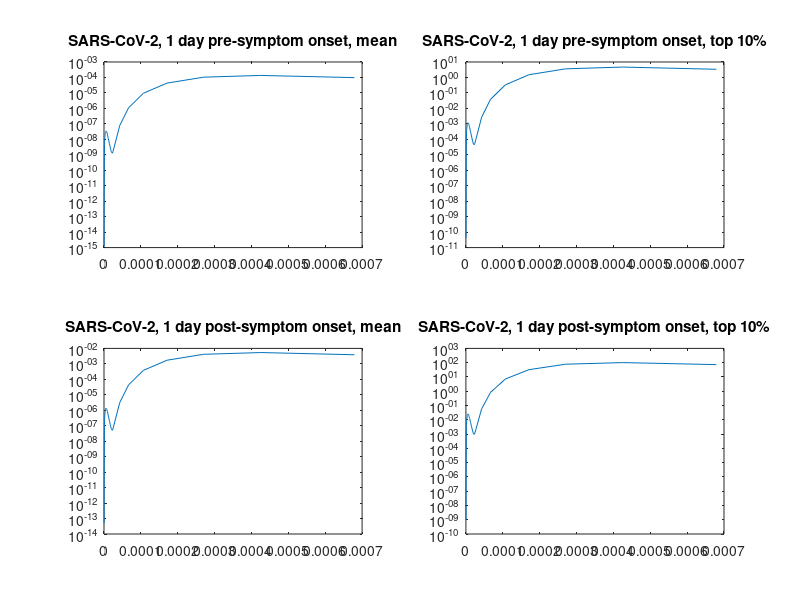

Recreate this plot in MATLAB.
%This script determines the rate of expelling SARS-CoV-2 via different 
%droplets and aerosols during respiratory activities. It uses Poisson 
%statistics to determine likelihood at different sizes and then multiplies
%with particle profiles from respiratory activities, which were extracted
%from the literature. The delta method was used to determine variance. 

%Currently, data for talking (normally) are input for the particle profile

clear all
close all
clc

%Define values
p = 997e3; %Density of water at room temperature {g/m3}
Vml_Vg = 1; %Conversion factor (volume) from g to ml for water at room
            %temperature
v_SARS2_1daypre = 5.48; %SARS-CoV-2 mean viral load, -1 day {log10 copies/ml}
uCI_1daypre = 6.70; %upper 95% CI for v_SARS2_1daypre {log10 copies/ml}
lCI_1daypre = 4.25; %lower 95% CI for v_SARS2_1daypre {log10 copies/ml}
v_SARS2_1daypre_top10 = 10.01992; %SARS-CoV-2 viral load (98th cp), -1 day {log10 copies/ml}
uCI_1daypre_top10 = 12.51300;
lCI_1daypre_top10 = 8.02355;

v_SARS2_1daypost = 7.08; %SARS-CoV-2 mean viral load, -1 day {log10 copies/ml}
uCI_1daypost = 7.63;
lCI_1daypost = 6.54;
v_SARS2_1daypost_top10 = 11.35414; %SARS-CoV-2 viral load (98th cp), -1 day {log10 copies/ml}
uCI_1daypost_top10 = 12.35780;
lCI_1daypost_top10 = 10.43199;

gamma = 0.1e-2; %viability proportion {%}

%particle profile
d = [0.276687125
0.298633223
0.322320029
0.347885609
0.375478985
0.405260995
0.437405236
0.472099075
0.509544737
0.549960492
0.593581918
0.640663282
0.691479016
0.746325322
0.805521892
0.86941378
0.938373405
1.012802727
1.093135587
1.17984024
1.273422079
1.374426585
1.483442504
1.601105279
1.728100758
1.865169186
2.013109523
2.1727841
2.345123647
2.531132715
2.731895535
2.948582337
3.182456169
3.434880261
3.70732597
4.001381361
4.275030589
4.567394329
4.954817061
5.293670507
5.742698583
6.135434215
6.555028521
7.111049498
7.636123227
8.283846527
8.940899546
9.455633002
10.20562906
10.95920386
11.82845922
12.63739204
13.63975689
14.572562
15.72841946
16.88979232
18.22944643
19.57549295
21.02093037
22.92033677
24.2398756
26.97361948
42.64167484
66.72819729
107.1110444
171.0602771
270.4233565
425.3331983
679.2727599]*1e-6; %hydrated particle diameters for given respiratory activity {m}
V = (p*pi*Vml_Vg/6)* d.^3; %particle volumes {ml}
R = [3.7997E-04
7.0574E-04
1.3294E-03
2.4007E-03
4.3966E-03
7.1945E-03
1.1940E-02
2.0670E-02
3.1525E-02
4.9455E-02
8.0927E-02
1.1833E-01
2.0671E-01
3.3011E-01
5.5308E-01
9.3629E-01
1.4896E+00
2.2402E+00
3.3689E+00
4.6562E+00
6.1692E+00
7.6184E+00
8.8930E+00
9.5403E+00
9.9506E+00
9.4048E+00
8.6422E+00
7.8304E+00
6.8016E+00
5.8253E+00
5.2044E+00
4.3951E+00
4.0960E+00
3.7112E+00
3.2693E+00
2.8001E+00
2.4667E+00
2.1426E+00
1.7346E+00
1.4444E+00
1.1369E+00
9.0759E-01
7.2451E-01
5.3905E-01
4.0107E-01
2.8207E-01
1.9560E-01
1.4760E-01
9.8125E-02
6.4322E-02
4.0993E-02
2.7252E-02
1.7125E-02
1.1069E-02
6.4832E-03
3.9610E-03
2.2556E-03
1.3976E-03
9.4229E-04
6.7209E-04
7.1095E-04
9.0299E-04
6.3740E-03
2.3582E-02
4.9685E-02
5.4790E-02
3.3455E-02
1.1153E-02
1.9735E-03]; %rate of particle being expelled, corresponding to particle diameters {particles/interval}


%Initialize matrices for Poisson lamda, partitioning likelihood, variance 
%(via delta method) and expelling rate at each size
n = [0:1:140]'; %up to 140 viable virions

lambda_SARS2_1daypre = zeros(length(d),1);
uCI_1daypre_lambda = zeros(length(d),1);
lCI_1daypre_lambda = zeros(length(d),1);
P_SARS2_1daypre = zeros(length(d),length(n));
Var_SARS2_1daypre = zeros(length(d),length(n));

lambda_SARS2_1daypre_top10 = zeros(length(d),1);
uCI_1daypre_top10_lambda = zeros(length(d),1);
lCI_1daypre_top10_lambda = zeros(length(d),1);
P_SARS2_1daypre_top10 = zeros(length(d),length(n));
Var_SARS2_1daypre_top10 = zeros(length(d),length(n));

lambda_SARS2_1daypost = zeros(length(d),1);
uCI_1daypost_lambda = zeros(length(d),1);
lCI_1daypost_lambda = zeros(length(d),1);
P_SARS2_1daypost = zeros(length(d),length(n));
Var_SARS2_1daypost = zeros(length(d),length(n));

lambda_SARS2_1daypost_top10 = zeros(length(d),1);
uCI_1daypost_top10_lambda = zeros(length(d),1);
lCI_1daypost_top10_lambda = zeros(length(d),1);
P_SARS2_1daypost_top10 = zeros(length(d),length(n));
Var_SARS2_1daypost_top10 = zeros(length(d),length(n));

Expel = zeros(length(d),4); %Rate of viable SARS-CoV-2 virions being expelled
uCI = zeros(length(d),4); %upper 95% CI for each expel
lCI = zeros(length(d),4); %lower 95% CI for each expel


%Determine rates of expelling SARS-CoV-2 for the given respiratory activity
for i = 1 : length(d)
    lambda_SARS2_1daypre(i) = (10^v_SARS2_1daypre)* V(i)*gamma;
    uCI_1daypre_lambda(i) = (10^uCI_1daypre)* V(i)*gamma;
    lCI_1daypre_lambda(i) = (10^lCI_1daypre)* V(i)*gamma;
    lambda_SARS2_1daypre_top10(i) = (10^v_SARS2_1daypre_top10)* V(i)*gamma;
    uCI_1daypre_top10_lambda(i) = (10^uCI_1daypre_top10)* V(i)*gamma;
    lCI_1daypre_top10_lambda(i) = (10^lCI_1daypre_top10)* V(i)*gamma;
    lambda_SARS2_1daypost(i) = (10^v_SARS2_1daypost)* V(i)*gamma;
    uCI_1daypost_lambda(i) = (10^uCI_1daypost)* V(i)*gamma;
    lCI_1daypost_lambda(i) = (10^lCI_1daypost)* V(i)*gamma;
    lambda_SARS2_1daypost_top10(i) = (10^v_SARS2_1daypost_top10)* V(i)*gamma;
    uCI_1daypost_top10_lambda(i) = (10^uCI_1daypost_top10)* V(i)*gamma;
    lCI_1daypost_top10_lambda(i) = (10^lCI_1daypost_top10)* V(i)*gamma;
    
        for k = 1 : length(n)
        P_SARS2_1daypre(i,k) = (lambda_SARS2_1daypre(i)^n(k))* ...
            exp(-lambda_SARS2_1daypre(i))/ factorial(n(k));
        
        P_SARS2_1daypre_top10(i,k) = (lambda_SARS2_1daypre_top10(i)^n(k))* ...
            exp(-lambda_SARS2_1daypre_top10(i))/ factorial(n(k));
        
        P_SARS2_1daypost(i,k) = (lambda_SARS2_1daypost(i)^n(k))* ...
            exp(-lambda_SARS2_1daypost(i))/ factorial(n(k));
        
        P_SARS2_1daypost_top10(i,k) = (lambda_SARS2_1daypost_top10(i)^n(k))* ...
            exp(-lambda_SARS2_1daypost_top10(i))/ factorial(n(k));
        
        end
end

Expel(:,1) = lambda_SARS2_1daypre.*R;
Expel(:,2) = lambda_SARS2_1daypre_top10.*R;
Expel(:,3) = lambda_SARS2_1daypost.*R;
Expel(:,4) = lambda_SARS2_1daypost_top10.*R;

uCI(:,1) = uCI_1daypre_lambda.*R - Expel(:,1);
uCI(:,2) = uCI_1daypre_top10_lambda.*R - Expel(:,2);
uCI(:,3) = uCI_1daypost_lambda.*R - Expel(:,3);
uCI(:,4) = uCI_1daypost_top10_lambda.*R - Expel(:,4);

lCI(:,1) = Expel(:,1) - lCI_1daypre_lambda.*R;
lCI(:,2) = Expel(:,2) - lCI_1daypre_top10_lambda.*R;
lCI(:,3) = Expel(:,3) - lCI_1daypost_lambda.*R;
lCI(:,4) = Expel(:,4) - lCI_1daypost_top10_lambda.*R;


subplot(2,2,1)
plot(d,Expel(:,1))
title('SARS-CoV-2, 1 day pre-symptom onset, mean')
set(gca,'YScale','log')
hold on
hold off

subplot(2,2,2)
plot(d,Expel(:,2))
title('SARS-CoV-2, 1 day pre-symptom onset, top 10%')
set(gca,'YScale','log')

subplot(2,2,3)
plot(d,Expel(:,3))
title('SARS-CoV-2, 1 day post-symptom onset, mean')
set(gca,'YScale','log')

subplot(2,2,4)
plot(d,Expel(:,4))
title('SARS-CoV-2, 1 day post-symptom onset, top 10%')
set(gca,'YScale','log')